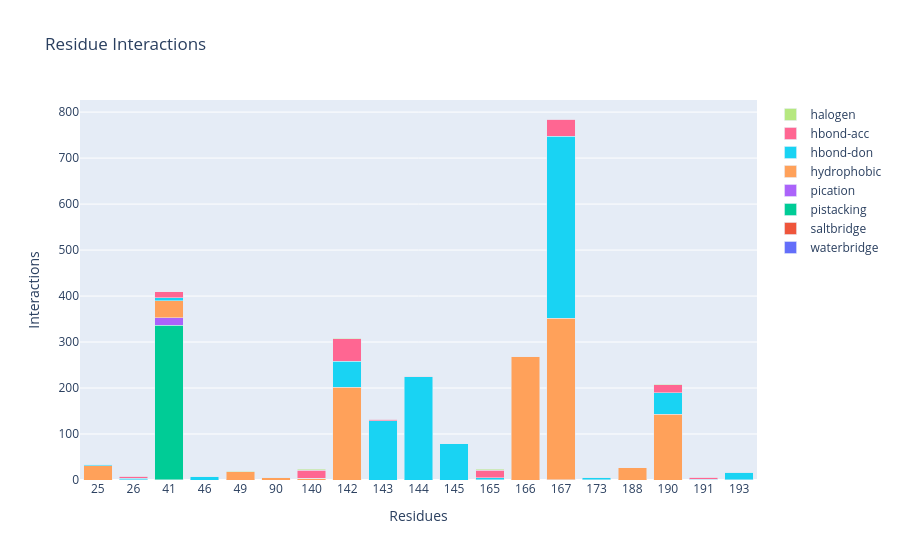

Write notebook code for a chart like this one.
### Markdown cell above
#### Barplot

### Code cell
fingerprint_barplot(fp_focused)

### Figure 1 — Plotly figure (JSON) as saved in the notebook; plotly's stock layout.template omitted (floating-point values rounded to 4 significant figures)
{"data": [{"name": "waterbridge", "type": "bar", "x": [25, 26, 41, 46, 49, 90, 140, 142, 143, 144, 145, 165, 166, 167, 173, 188, 190, 191, 193], "y": [0, 0, 0, 0, 0, 0, 0, 0, 0, 0, 0, 0, 0, 0, 0, 0, 0, 0, 1]}, {"name": "saltbridge", "type": "bar", "x": [25, 26, 41, 46, 49, 90, 140, 142, 143, 144, 145, 165, 166, 167, 173, 188, 190, 191, 193], "y": [0, 0, 1, 0, 0, 0, 0, 0, 0, 0, 0, 0, 0, 1, 1, 0, 0, 0, 0]}, {"name": "pistacking", "type": "bar", "x": [25, 26, 41, 46, 49, 90, 140, 142, 143, 144, 145, 165, 166, 167, 173, 188, 190, 191, 193], "y": [0, 0, 336, 0, 0, 0, 0, 0, 0, 0, 0, 0, 0, 0, 0, 0, 0, 0, 0]}, {"name": "pication", "type": "bar", "x": [25, 26, 41, 46, 49, 90, 140, 142, 143, 144, 145, 165, 166, 167, 173, 188, 190, 191, 193], "y": [0, 0, 16, 0, 0, 0, 0, 0, 0, 0, 0, 0, 0, 0, 0, 0, 0, 0, 0]}, {"name": "hydrophobic", "type": "bar", "x": [25, 26, 41, 46, 49, 90, 140, 142, 143, 144, 145, 165, 166, 167, 173, 188, 190, 191, 193], "y": [31, 1, 37, 0, 18, 5, 4, 202, 0, 0, 0, 1, 269, 351, 0, 27, 143, 1, 0]}, {"name": "hbond-don", "type": "bar", "x": [25, 26, 41, 46, 49, 90, 140, 142, 143, 144, 145, 165, 166, 167, 173, 188, 190, 191, 193], "y": [3, 3, 6, 8, 0, 1, 0, 56, 129, 224, 79, 4, 0, 395, 5, 0, 47, 1, 16]}, {"name": "hbond-acc", "type": "bar", "x": [25, 26, 41, 46, 49, 90, 140, 142, 143, 144, 145, 165, 166, 167, 173, 188, 190, 191, 193], "y": [0, 4, 13, 0, 0, 0, 17, 49, 3, 2, 0, 16, 0, 38, 0, 0, 17, 4, 0]}, {"name": "halogen", "type": "bar", "x": [25, 26, 41, 46, 49, 90, 140, 142, 143, 144, 145, 165, 166, 167, 173, 188, 190, 191, 193], "y": [0, 0, 0, 0, 1, 0, 2, 1, 0, 0, 0, 2, 0, 0, 0, 0, 1, 0, 1]}], "layout": {"barmode": "stack", "title": {"text": "Residue Interactions"}, "xaxis": {"title": {"text": "Residues"}, "type": "category"}, "yaxis": {"title": {"text": "Interactions"}}}}
